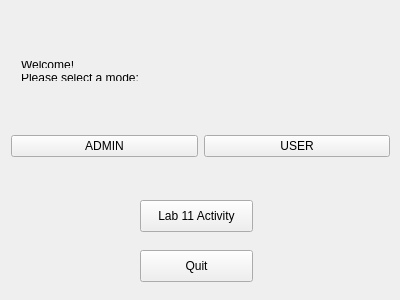
<?xml version="1.0" encoding="UTF-8"?>
<ui version="4.0">
 <class>UI</class>
 <widget class="QWidget" name="UI">
  <property name="geometry">
   <rect>
    <x>0</x>
    <y>0</y>
    <width>400</width>
    <height>300</height>
   </rect>
  </property>
  <property name="windowTitle">
   <string>UI</string>
  </property>
  <widget class="QWidget" name="layoutWidget">
   <property name="geometry">
    <rect>
     <x>0</x>
     <y>121</y>
     <width>401</width>
     <height>51</height>
    </rect>
   </property>
   <layout class="QHBoxLayout" name="horizontalLayout">
    <item>
     <widget class="QPushButton" name="pushButton">
      <property name="text">
       <string>ADMIN</string>
      </property>
     </widget>
    </item>
    <item>
     <widget class="QPushButton" name="pushButton_2">
      <property name="text">
       <string>USER</string>
      </property>
     </widget>
    </item>
   </layout>
  </widget>
  <widget class="QWidget" name="layoutWidget">
   <property name="geometry">
    <rect>
     <x>10</x>
     <y>50</y>
     <width>153</width>
     <height>42</height>
    </rect>
   </property>
   <layout class="QVBoxLayout" name="verticalLayout">
    <item>
     <widget class="QLabel" name="label">
      <property name="minimumSize">
       <size>
        <width>131</width>
        <height>0</height>
       </size>
      </property>
      <property name="text">
       <string>Welcome!</string>
      </property>
     </widget>
    </item>
    <item>
     <widget class="QLabel" name="label_2">
      <property name="minimumSize">
       <size>
        <width>151</width>
        <height>0</height>
       </size>
      </property>
      <property name="text">
       <string>Please select a mode:</string>
      </property>
     </widget>
    </item>
   </layout>
  </widget>
  <widget class="QPushButton" name="pushButton_3">
   <property name="geometry">
    <rect>
     <x>140</x>
     <y>250</y>
     <width>113</width>
     <height>32</height>
    </rect>
   </property>
   <property name="text">
    <string>Quit</string>
   </property>
  </widget>
  <widget class="QPushButton" name="lab11Activity">
   <property name="geometry">
    <rect>
     <x>140</x>
     <y>200</y>
     <width>113</width>
     <height>32</height>
    </rect>
   </property>
   <property name="text">
    <string>Lab 11 Activity</string>
   </property>
  </widget>
 </widget>
 <layoutdefault spacing="6" margin="11"/>
 <resources/>
 <connections/>
</ui>
